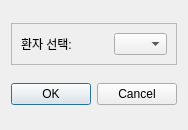
<?xml version="1.0" encoding="UTF-8"?>
<ui version="4.0">
 <class>Dialog</class>
 <widget class="QDialog" name="Dialog">
  <property name="geometry">
   <rect>
    <x>0</x>
    <y>0</y>
    <width>181</width>
    <height>130</height>
   </rect>
  </property>
  <property name="windowTitle">
   <string>Dialog</string>
  </property>
  <layout class="QVBoxLayout" name="verticalLayout">
   <item>
    <widget class="QFrame" name="frame">
     <property name="sizePolicy">
      <sizepolicy hsizetype="Preferred" vsizetype="Maximum">
       <horstretch>0</horstretch>
       <verstretch>0</verstretch>
      </sizepolicy>
     </property>
     <property name="frameShape">
      <enum>QFrame::StyledPanel</enum>
     </property>
     <property name="frameShadow">
      <enum>QFrame::Raised</enum>
     </property>
     <layout class="QHBoxLayout" name="horizontalLayout">
      <item>
       <widget class="QLabel" name="label">
        <property name="text">
         <string>환자 선택:</string>
        </property>
       </widget>
      </item>
      <item>
       <widget class="QComboBox" name="comboBox">
        <property name="sizePolicy">
         <sizepolicy hsizetype="Maximum" vsizetype="Fixed">
          <horstretch>0</horstretch>
          <verstretch>0</verstretch>
         </sizepolicy>
        </property>
        <property name="placeholderText">
         <string>선택</string>
        </property>
        <item>
         <property name="text">
          <string>.cnt</string>
         </property>
        </item>
        <item>
         <property name="text">
          <string>.cdt</string>
         </property>
        </item>
        <item>
         <property name="text">
          <string>.mat</string>
         </property>
        </item>
        <item>
         <property name="text">
          <string>.mff</string>
         </property>
        </item>
       </widget>
      </item>
     </layout>
    </widget>
   </item>
   <item>
    <widget class="QDialogButtonBox" name="buttonBox">
     <property name="orientation">
      <enum>Qt::Horizontal</enum>
     </property>
     <property name="standardButtons">
      <set>QDialogButtonBox::Cancel|QDialogButtonBox::Ok</set>
     </property>
    </widget>
   </item>
  </layout>
 </widget>
 <resources/>
 <connections>
  <connection>
   <sender>buttonBox</sender>
   <signal>accepted()</signal>
   <receiver>Dialog</receiver>
   <slot>accept()</slot>
   <hints>
    <hint type="sourcelabel">
     <x>248</x>
     <y>254</y>
    </hint>
    <hint type="destinationlabel">
     <x>157</x>
     <y>274</y>
    </hint>
   </hints>
  </connection>
  <connection>
   <sender>buttonBox</sender>
   <signal>rejected()</signal>
   <receiver>Dialog</receiver>
   <slot>reject()</slot>
   <hints>
    <hint type="sourcelabel">
     <x>316</x>
     <y>260</y>
    </hint>
    <hint type="destinationlabel">
     <x>286</x>
     <y>274</y>
    </hint>
   </hints>
  </connection>
 </connections>
</ui>
